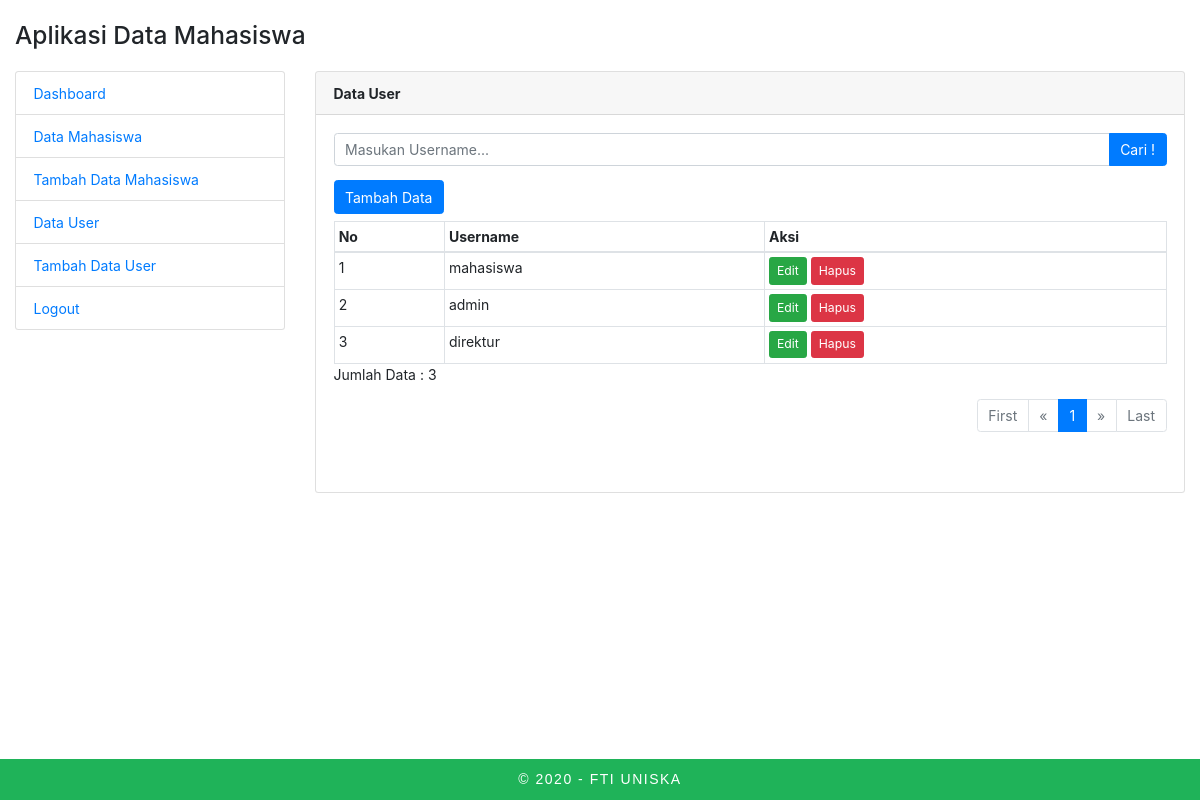
Screenshot of /admin/index.php?page=user-show (signed in) with the database file from the repository.
### tables this page shows
CREATE TABLE `user` (
  `id` int(11) UNSIGNED NOT NULL,
  `username` varchar(20) NOT NULL,
  `password` varchar(255) NOT NULL,
  `level` enum('admin','mahasiswa') NOT NULL
);

### user/user_show.php (the view, shortened to what this page needs)
<div class="card">
    <div class="card-header">
        <strong>Data User</strong>
    </div>
    <div class="card-body">
        <form action="?page=user-show" method="POST">
            <div class=" input-group mb-3">
                <input type="text" class="form-control" placeholder="Masukan Username..." name="keyword">
                <div class="input-group-append">
                    <button class="btn btn-primary" type="submit" value="Cari" id="button-search" name="search">Cari !</button>
                </div>
            </div>
        </form>
        <a href="?page=user-add" class="btn btn-primary mb-2">Tambah Data</a>
        <div class="table-responsive">
            <table class="table table-sm table-bordered table-hover m-0">
                <?php
                $limit = 5;
                $page = isset($_GET["halaman"]) ? (int) $_GET["halaman"] : 1;
                $mulai = ($page > 1) ? ($page * $limit) - $limit : 0;
                $query = mysqli_query($con, "SELECT * FROM user LIMIT $mulai, $limit") or die(mysqli_error($con));
                ?>
                <thead>
                    <tr>
                        <th>No</th>
                        <th>Username</th>
                        <th>Aksi</th>
                    </tr>
                </thead>
                <tbody>
                    <?php
                    $no = $mulai + 1;
                    while ($data = mysqli_fetch_array($query)) {
                    ?>
                        <tr>
                            <td><?php echo $no ?></td>
                            <td><?php echo $data['username']; ?></td>
                            <td>
                                <a class="btn btn-sm btn-success" href="?page=user-edit&id=<?php echo $data['id']; ?>">Edit</a>
                                <a class="btn btn-sm btn-danger" href="../user/user_delete.php?id=<?php echo $data['id']; ?>" onclick="return confirm('Anda yakin mau menghapus item ini ?')">Hapus</a>
                            </td>
                        </tr>
                    <?php
                        $no++;
                    }
                    ?>
                </tbody>
            </table>
        </div>
        <?php
        $result = mysqli_query($con, "SELECT * FROM user") or die(mysqli_error($con));
        $total_records = mysqli_num_rows($result);
        ?>
        <p>Jumlah Data : <?php echo $total_records; ?></p>
        <nav class="mb-5">
            <ul class="pagination justify-content-end">
                <?php
                $jumlah_page = ceil($total_records / $limit);
                $jumlah_number = 1;
                $start_number = ($page > $jumlah_number) ? $page - $jumlah_number : 1;
                $end_number = ($page < ($jumlah_page - $jumlah_number)) ? $page + $jumlah_number : $jumlah_page;
                if ($page == 1) {
                    echo '<li class="page-item disabled"><a class="page-link" href="#">First</a></li>';
                    echo '<li class="page-item disabled"><a class="page-link" href="#"><span aria-hidden="true">&laquo;</span></a></li>';
                }
                for ($i = $start_number; $i <= $end_number; $i++) {
                    $link_active = ($page == $i) ? ' active' : '';
                    echo '<li class="page-item ' . $link_active . '"><a class="page-link" href="?page=user-show&halaman=' . $i . '">' . $i . '</a></li>';
                }
                if ($page == $jumlah_page) {
                    echo '<li class="page-item disabled"><a class="page-link" href="#"><span aria-hidden="true">&raquo;</span></a></li>';
                    echo '<li class="page-item disabled"><a class="page-link" href="#">Last</a></li>';
                }
                ?>
            </ul>
        </nav>
    </div>
</div>

### admin/index.php (style rules this page uses)
body { margin-bottom: 6em; }
* { font-size: 14px; }

### rows the page displays
user: username "mahasiswa"
user: username "admin"
user: username "direktur"

### other values shown
$total_records "3"
